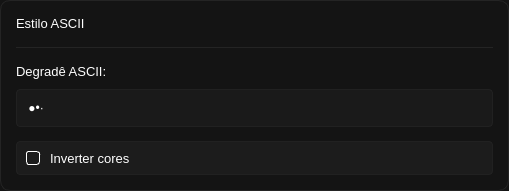
                <widget class="QWidget" name="widget_8" native="true">
                 <property name="sizePolicy">
                  <sizepolicy hsizetype="Preferred" vsizetype="Fixed">
                   <horstretch>0</horstretch>
                   <verstretch>0</verstretch>
                  </sizepolicy>
                 </property>
                 <property name="minimumSize">
                  <size>
                   <width>0</width>
                   <height>0</height>
                  </size>
                 </property>
                 <property name="maximumSize">
                  <size>
                   <width>16777215</width>
                   <height>200</height>
                  </size>
                 </property>
                 <property name="layoutDirection">
                  <enum>Qt::LayoutDirection::LeftToRight</enum>
                 </property>
                 <property name="autoFillBackground">
                  <bool>false</bool>
                 </property>
                 <property name="styleSheet">
                  <string notr="true">QWidget {
    background-color: rgb(20, 20, 20);
    border: 1px solid #242424;
    border-radius: 10px;
}

QLabel {
	border: none;
	color: #FFFFFF;
}
</string>
                 </property>
                 <layout class="QVBoxLayout" name="verticalLayout_7">
                  <property name="spacing">
                   <number>16</number>
                  </property>
                  <property name="leftMargin">
                   <number>16</number>
                  </property>
                  <property name="topMargin">
                   <number>16</number>
                  </property>
                  <property name="rightMargin">
                   <number>16</number>
                  </property>
                  <property name="bottomMargin">
                   <number>16</number>
                  </property>
                  <item>
                   <widget class="QLabel" name="label_5">
                    <property name="minimumSize">
                     <size>
                      <width>0</width>
                      <height>0</height>
                     </size>
                    </property>
                    <property name="maximumSize">
                     <size>
                      <width>16777215</width>
                      <height>16</height>
                     </size>
                    </property>
                    <property name="font">
                     <font>
                      <pointsize>10</pointsize>
                      <fontweight>DemiBold</fontweight>
                     </font>
                    </property>
                    <property name="text">
                     <string>Estilo ASCII</string>
                    </property>
                   </widget>
                  </item>
                  <item>
                   <widget class="Line" name="line_7">
                    <property name="maximumSize">
                     <size>
                      <width>16777215</width>
                      <height>1</height>
                     </size>
                    </property>
                    <property name="orientation">
                     <enum>Qt::Orientation::Horizontal</enum>
                    </property>
                   </widget>
                  </item>
                  <item>
                   <widget class="QFrame" name="frame_2">
                    <property name="maximumSize">
                     <size>
                      <width>16777215</width>
                      <height>130</height>
                     </size>
                    </property>
                    <property name="styleSheet">
                     <string notr="true">QFrame{
	padding: 0px;
	border: none;
}</string>
                    </property>
                    <property name="frameShape">
                     <enum>QFrame::Shape::StyledPanel</enum>
                    </property>
                    <property name="frameShadow">
                     <enum>QFrame::Shadow::Raised</enum>
                    </property>
                    <layout class="QVBoxLayout" name="verticalLayout_9">
                     <property name="spacing">
                      <number>8</number>
                     </property>
                     <property name="leftMargin">
                      <number>0</number>
                     </property>
                     <property name="topMargin">
                      <number>0</number>
                     </property>
                     <property name="rightMargin">
                      <number>0</number>
                     </property>
                     <property name="bottomMargin">
                      <number>0</number>
                     </property>
                     <item>
                      <widget class="QLabel" name="label_31">
                       <property name="maximumSize">
                        <size>
                         <width>16777215</width>
                         <height>18</height>
                        </size>
                       </property>
                       <property name="font">
                        <font>
                         <pointsize>10</pointsize>
                        </font>
                       </property>
                       <property name="text">
                        <string>Degradê ASCII:</string>
                       </property>
                      </widget>
                     </item>
                     <item>
                      <widget class="QComboBox" name="cmbChars">
                       <property name="minimumSize">
                        <size>
                         <width>0</width>
                         <height>38</height>
                        </size>
                       </property>
                       <property name="maximumSize">
                        <size>
                         <width>16777215</width>
                         <height>34</height>
                        </size>
                       </property>
                       <property name="font">
                        <font>
                         <bold>false</bold>
                        </font>
                       </property>
                       <property name="cursor">
                        <cursorShape>ArrowCursor</cursorShape>
                       </property>
                       <property name="toolTipDuration">
                        <number>-1</number>
                       </property>
                       <property name="styleSheet">
                        <string notr="true">QComboBox {
    background-color: #1A1A1A;
    border: 1px solid #212121;
    border-radius: 4px;
    color: #ffffff;
    padding: 8px 8px 8px 8px;     /* ← espaço pra seta */
    min-height: 20px;
}

QComboBox:hover {
	background-color: rgb(36, 36, 36);
}

/* === AQUI É O SEGREDO QUE NUNCA FALHA === */
QComboBox::drop-down {
    subcontrol-origin: padding;
    subcontrol-position: top right;
    width: 30px;
    border: none;
	border-top-right-radius: 4px;
	border-bottom-right-radius: 4px;
    background: transparent;       /* ← remove fundo */
}

QComboBox::down-arrow {
    image: url(:/icons/arrow-down.svg);   /* ← SEU SVG AQUI */
    width: 12px;
    height: 12px;
    margin-right: 0px;
    margin-top: 0px;
}

/* Quando abre o menu (opcional: seta pra cima) */
QComboBox::down-arrow:on {
    image: url(:/icons/arrow-up.svg);
}</string>
                       </property>
                       <property name="currentIndex">
                        <number>0</number>
                       </property>
                       <property name="insertPolicy">
                        <enum>QComboBox::InsertPolicy::NoInsert</enum>
                       </property>
                       <item>
                        <property name="text">
                         <string> ●•·</string>
                        </property>
                       </item>
                       <item>
                        <property name="text">
                         <string>@#*:. </string>
                        </property>
                       </item>
                       <item>
                        <property name="text">
                         <string>@%#0*=-:. </string>
                        </property>
                       </item>
                       <item>
                        <property name="text">
                         <string>@%#0B$&amp;*+=-:,. </string>
                        </property>
                       </item>
                       <item>
                        <property name="text">
                         <string>░▒▓█</string>
                        </property>
                       </item>
                       <item>
                        <property name="text">
                         <string>▀▄▌▐▀</string>
                        </property>
                       </item>
                       <item>
                        <property name="text">
                         <string>▓▒░█▓▒░</string>
                        </property>
                       </item>
                       <item>
                        <property name="text">
                         <string>$@B%8&amp;WM#*oahkbdpqwmZO0QLCJUYXzcvunxrjft/\\|()1{}[]?-_+~&lt;&gt;i!lI;:,\&quot;^`'. &quot;</string>
                        </property>
                       </item>
                      </widget>
                     </item>
                     <item>
                      <spacer name="verticalSpacer_8">
                       <property name="orientation">
                        <enum>Qt::Orientation::Vertical</enum>
                       </property>
                       <property name="sizeType">
                        <enum>QSizePolicy::Policy::Fixed</enum>
                       </property>
                       <property name="sizeHint" stdset="0">
                        <size>
                         <width>20</width>
                         <height>8</height>
                        </size>
                       </property>
                      </spacer>
                     </item>
                     <item>
                      <widget class="QFrame" name="frame">
                       <property name="minimumSize">
                        <size>
                         <width>0</width>
                         <height>34</height>
                        </size>
                       </property>
                       <property name="maximumSize">
                        <size>
                         <width>16777215</width>
                         <height>34</height>
                        </size>
                       </property>
                       <property name="styleSheet">
                        <string notr="true">QFrame{
	background-color: rgb(28, 28, 28);
	border: 1px solid #212121;
	border-radius: 4px;
}</string>
                       </property>
                       <property name="frameShape">
                        <enum>QFrame::Shape::StyledPanel</enum>
                       </property>
                       <property name="frameShadow">
                        <enum>QFrame::Shadow::Raised</enum>
                       </property>
                       <layout class="QHBoxLayout" name="horizontalLayout_13">
                        <item>
                         <widget class="QRadioButton" name="radioInverteCores">
                          <property name="font">
                           <font>
                            <pointsize>10</pointsize>
                            <bold>false</bold>
                           </font>
                          </property>
                          <property name="styleSheet">
                           <string notr="true">QRadioButton {
	background-color: rgb(28, 28, 28);
	border: none;
    color: #ffffff;
    spacing: 10px;
}

QRadioButton::indicator {
    width: 12px;
    height: 12px;
    border-radius: 3px;
    border: 1px solid #ffffff;
    background: rgb(28, 28, 28);
}

QRadioButton::indicator:checked {
    background: #0C5AEA;
    border: 1px solid #ffffff;
}

QRadioButton::indicator:hover {
    border: 1.5px solid #ffffff;
	border-radius: 5px;
}</string>
                          </property>
                          <property name="text">
                           <string>Inverter cores</string>
                          </property>
                         </widget>
                        </item>
                        <item>
                         <spacer name="horizontalSpacer">
                          <property name="orientation">
                           <enum>Qt::Orientation::Horizontal</enum>
                          </property>
                          <property name="sizeHint" stdset="0">
                           <size>
                            <width>179</width>
                            <height>11</height>
                           </size>
                          </property>
                         </spacer>
                        </item>
                       </layout>
                      </widget>
                     </item>
                    </layout>
                   </widget>
                  </item>
                 </layout>
                </widget>
